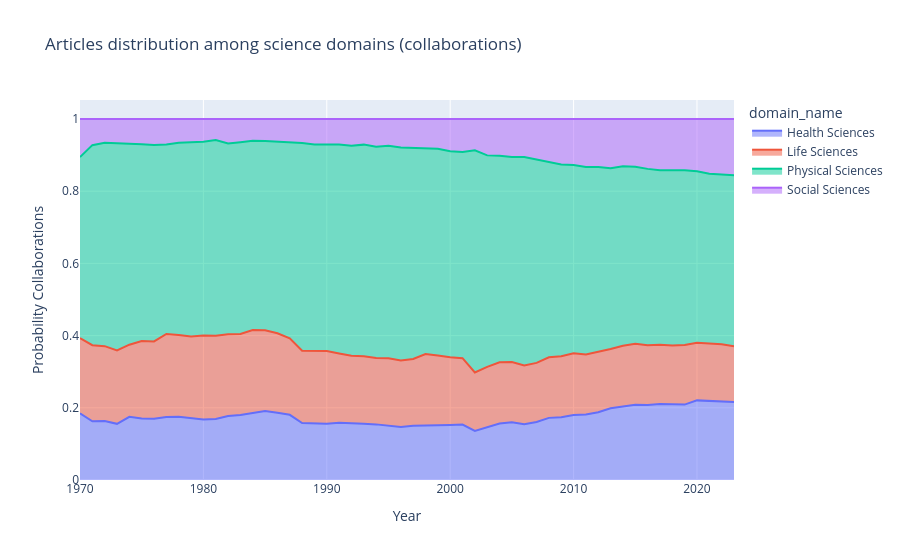

The code cell stored with this chart in its notebook:
### Code cell
fig = px.area(
    (
        df_global_topics
        .groupby(["domain_name", "year"], as_index=False)
        .probability_collab
        .sum()
    ),
    x="year",
    y="probability_collab",
    color="domain_name",
    labels={"probability_collab": "Probability Collaborations", "year": "Year"},
    title="Articles distribution among science domains (collaborations)"
)
fig.show()
# fig.write_image("../images/articles_by_domains_dynamics.png",
#                 width=1200, height=600, scale=2)

### Figure 1 — Plotly figure (JSON) as saved in the notebook; plotly's stock layout.template omitted (floating-point values rounded to 4 significant figures)
{"data": [{"fillpattern": {"shape": ""}, "hovertemplate": "domain_name=Health Sciences<br>Year=%{x}<br>Probability Collaborations=%{y}<extra></extra>", "legendgroup": "Health Sciences", "line": {"color": "#636efa"}, "marker": {"symbol": "circle"}, "mode": "lines", "name": "Health Sciences", "orientation": "v", "showlegend": true, "stackgroup": "1", "x": [1970, 1971, 1972, 1973, 1974, 1975, 1976, 1977, 1978, 1979, 1980, 1981, 1982, 1983, 1984, 1985, 1986, 1987, 1988, 1989, 1990, 1991, 1992, 1993, 1994, 1995, 1996, 1997, 1998, 1999, 2000, 2001, 2002, 2003, 2004, 2005, 2006, 2007, 2008, 2009, 2010, 2011, 2012, 2013, 2014, 2015, 2016, 2017, 2018, 2019, 2020, 2021, 2022, 2023], "xaxis": "x", "y": [0.1846, 0.1625, 0.1634, 0.1556, 0.1752, 0.1702, 0.1696, 0.1745, 0.1754, 0.1715, 0.1677, 0.1689, 0.1771, 0.1804, 0.1858, 0.1909, 0.1861, 0.1806, 0.158, 0.158, 0.1561, 0.1586, 0.1563, 0.1557, 0.1541, 0.1496, 0.1471, 0.1501, 0.1516, 0.1515, 0.1523, 0.1536, 0.1358, 0.1464, 0.1566, 0.1599, 0.1542, 0.1607, 0.1721, 0.1737, 0.1799, 0.1815, 0.1877, 0.1989, 0.2039, 0.2084, 0.2078, 0.2106, 0.2097, 0.2088, 0.2206, 0.2192, 0.2171, 0.2163], "yaxis": "y", "type": "scatter"}, {"fillpattern": {"shape": ""}, "hovertemplate": "domain_name=Life Sciences<br>Year=%{x}<br>Probability Collaborations=%{y}<extra></extra>", "legendgroup": "Life Sciences", "line": {"color": "#EF553B"}, "marker": {"symbol": "circle"}, "mode": "lines", "name": "Life Sciences", "orientation": "v", "showlegend": true, "stackgroup": "1", "x": [1970, 1971, 1972, 1973, 1974, 1975, 1976, 1977, 1978, 1979, 1980, 1981, 1982, 1983, 1984, 1985, 1986, 1987, 1988, 1989, 1990, 1991, 1992, 1993, 1994, 1995, 1996, 1997, 1998, 1999, 2000, 2001, 2002, 2003, 2004, 2005, 2006, 2007, 2008, 2009, 2010, 2011, 2012, 2013, 2014, 2015, 2016, 2017, 2018, 2019, 2020, 2021, 2022, 2023], "xaxis": "x", "y": [0.2087, 0.211, 0.2073, 0.2033, 0.1996, 0.2151, 0.2142, 0.2302, 0.2261, 0.2261, 0.2326, 0.2307, 0.227, 0.224, 0.2294, 0.2237, 0.2204, 0.2121, 0.1999, 0.1994, 0.2009, 0.1917, 0.188, 0.1868, 0.1838, 0.1876, 0.1841, 0.1852, 0.1972, 0.1933, 0.1878, 0.1839, 0.162, 0.167, 0.1696, 0.1671, 0.1629, 0.1638, 0.1679, 0.1688, 0.1714, 0.1661, 0.1669, 0.1639, 0.168, 0.1688, 0.1655, 0.1644, 0.1628, 0.1651, 0.1593, 0.1593, 0.1591, 0.1544], "yaxis": "y", "type": "scatter"}, {"fillpattern": {"shape": ""}, "hovertemplate": "domain_name=Physical Sciences<br>Year=%{x}<br>Probability Collaborations=%{y}<extra></extra>", "legendgroup": "Physical Sciences", "line": {"color": "#00cc96"}, "marker": {"symbol": "circle"}, "mode": "lines", "name": "Physical Sciences", "orientation": "v", "showlegend": true, "stackgroup": "1", "x": [1970, 1971, 1972, 1973, 1974, 1975, 1976, 1977, 1978, 1979, 1980, 1981, 1982, 1983, 1984, 1985, 1986, 1987, 1988, 1989, 1990, 1991, 1992, 1993, 1994, 1995, 1996, 1997, 1998, 1999, 2000, 2001, 2002, 2003, 2004, 2005, 2006, 2007, 2008, 2009, 2010, 2011, 2012, 2013, 2014, 2015, 2016, 2017, 2018, 2019, 2020, 2021, 2022, 2023], "xaxis": "x", "y": [0.5012, 0.554, 0.5632, 0.5742, 0.5573, 0.545, 0.5442, 0.5246, 0.5329, 0.538, 0.5368, 0.5419, 0.5279, 0.5314, 0.5245, 0.5243, 0.531, 0.5441, 0.5754, 0.5719, 0.5729, 0.5792, 0.5816, 0.5865, 0.585, 0.5887, 0.59, 0.5841, 0.5695, 0.5729, 0.5709, 0.5712, 0.6157, 0.5857, 0.5716, 0.5679, 0.5779, 0.5635, 0.5389, 0.5312, 0.5214, 0.5198, 0.5124, 0.5009, 0.4971, 0.4906, 0.4886, 0.4831, 0.4854, 0.4838, 0.4751, 0.4698, 0.4703, 0.4733], "yaxis": "y", "type": "scatter"}, {"fillpattern": {"shape": ""}, "hovertemplate": "domain_name=Social Sciences<br>Year=%{x}<br>Probability Collaborations=%{y}<extra></extra>", "legendgroup": "Social Sciences", "line": {"color": "#ab63fa"}, "marker": {"symbol": "circle"}, "mode": "lines", "name": "Social Sciences", "orientation": "v", "showlegend": true, "stackgroup": "1", "x": [1970, 1971, 1972, 1973, 1974, 1975, 1976, 1977, 1978, 1979, 1980, 1981, 1982, 1983, 1984, 1985, 1986, 1987, 1988, 1989, 1990, 1991, 1992, 1993, 1994, 1995, 1996, 1997, 1998, 1999, 2000, 2001, 2002, 2003, 2004, 2005, 2006, 2007, 2008, 2009, 2010, 2011, 2012, 2013, 2014, 2015, 2016, 2017, 2018, 2019, 2020, 2021, 2022, 2023], "xaxis": "x", "y": [0.1055, 0.07244, 0.06609, 0.06691, 0.06787, 0.06968, 0.07192, 0.07071, 0.06558, 0.06435, 0.06288, 0.05852, 0.0681, 0.06425, 0.06033, 0.06112, 0.06256, 0.06326, 0.06677, 0.0708, 0.07006, 0.07042, 0.07416, 0.07099, 0.07709, 0.07406, 0.07884, 0.08058, 0.08174, 0.08229, 0.08903, 0.09136, 0.08658, 0.1008, 0.1021, 0.1051, 0.105, 0.112, 0.1211, 0.1262, 0.1273, 0.1326, 0.133, 0.1363, 0.131, 0.1323, 0.1382, 0.142, 0.1421, 0.1423, 0.145, 0.1518, 0.1535, 0.1559], "yaxis": "y", "type": "scatter"}], "layout": {"xaxis": {"anchor": "y", "domain": [0.0, 1.0], "title": {"text": "Year"}}, "yaxis": {"anchor": "x", "domain": [0.0, 1.0], "title": {"text": "Probability Collaborations"}}, "legend": {"title": {"text": "domain_name"}, "tracegroupgap": 0}, "title": {"text": "Articles distribution among science domains (collaborations)"}}}
